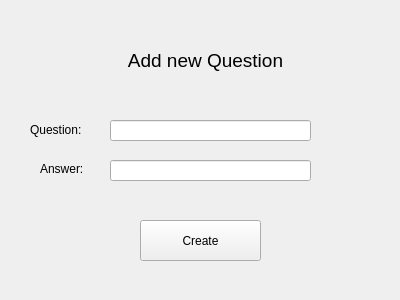
<?xml version="1.0" encoding="UTF-8"?>
<ui version="4.0">
    <class>AddQuestion</class>
    <widget class="QWidget" name="AddQuestion">
        <property name="geometry">
            <rect>
                <x>0</x>
                <y>0</y>
                <width>400</width>
                <height>300</height>
            </rect>
        </property>
        <property name="windowTitle">
            <string>AddQuestion</string>
        </property>
        <widget class="QLabel" name="label">
            <property name="geometry">
                <rect>
                    <x>110</x>
                    <y>40</y>
                    <width>191</width>
                    <height>41</height>
                </rect>
            </property>
            <property name="font">
                <font>
                    <pointsize>14</pointsize>
                </font>
            </property>
            <property name="tabletTracking">
                <bool>false</bool>
            </property>
            <property name="text">
                <string>Add new Question</string>
            </property>
            <property name="alignment">
                <set>Qt::AlignCenter</set>
            </property>
        </widget>
        <widget class="QLineEdit" name="questionLineEdit">
            <property name="geometry">
                <rect>
                    <x>110</x>
                    <y>120</y>
                    <width>201</width>
                    <height>21</height>
                </rect>
            </property>
        </widget>
        <widget class="QLabel" name="label_3">
            <property name="geometry">
                <rect>
                    <x>40</x>
                    <y>160</y>
                    <width>61</width>
                    <height>17</height>
                </rect>
            </property>
            <property name="text">
                <string>Answer:</string>
            </property>
        </widget>
        <widget class="QPushButton" name="createButton">
            <property name="geometry">
                <rect>
                    <x>140</x>
                    <y>220</y>
                    <width>121</width>
                    <height>41</height>
                </rect>
            </property>
            <property name="text">
                <string>Create</string>
            </property>
        </widget>
        <widget class="QLineEdit" name="answerLineEdit">
            <property name="geometry">
                <rect>
                    <x>110</x>
                    <y>160</y>
                    <width>201</width>
                    <height>21</height>
                </rect>
            </property>
        </widget>
        <widget class="QLabel" name="label_2">
            <property name="geometry">
                <rect>
                    <x>30</x>
                    <y>120</y>
                    <width>71</width>
                    <height>20</height>
                </rect>
            </property>
            <property name="text">
                <string>Question:</string>
            </property>
        </widget>
    </widget>
    <resources/>
    <connections/>
</ui>
